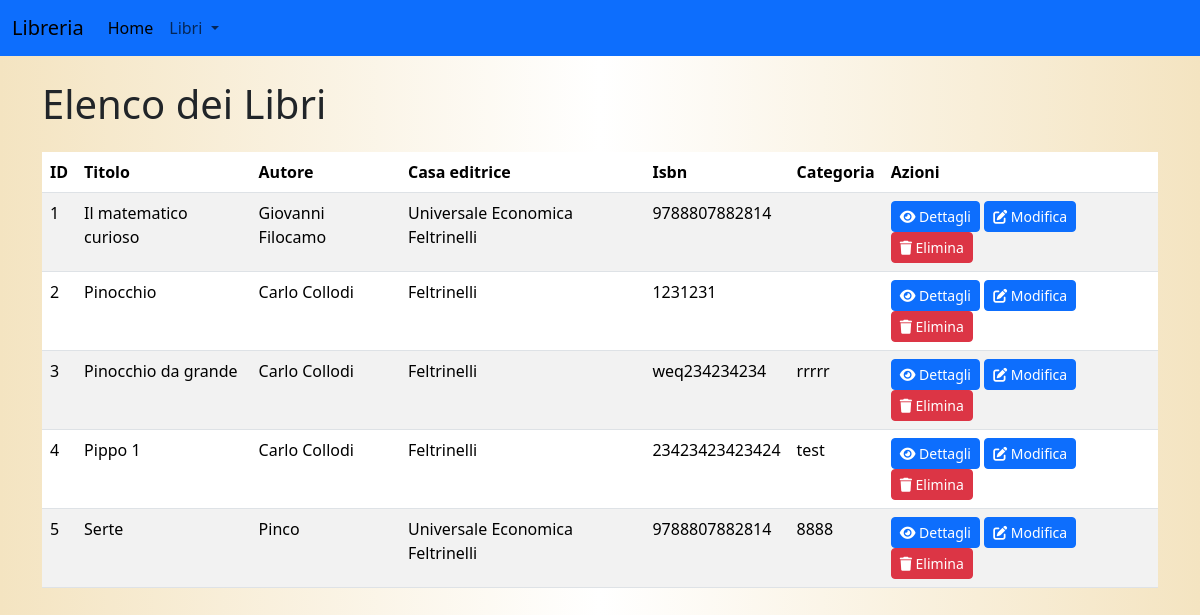
The page /api/libri on the database as committed earlier.
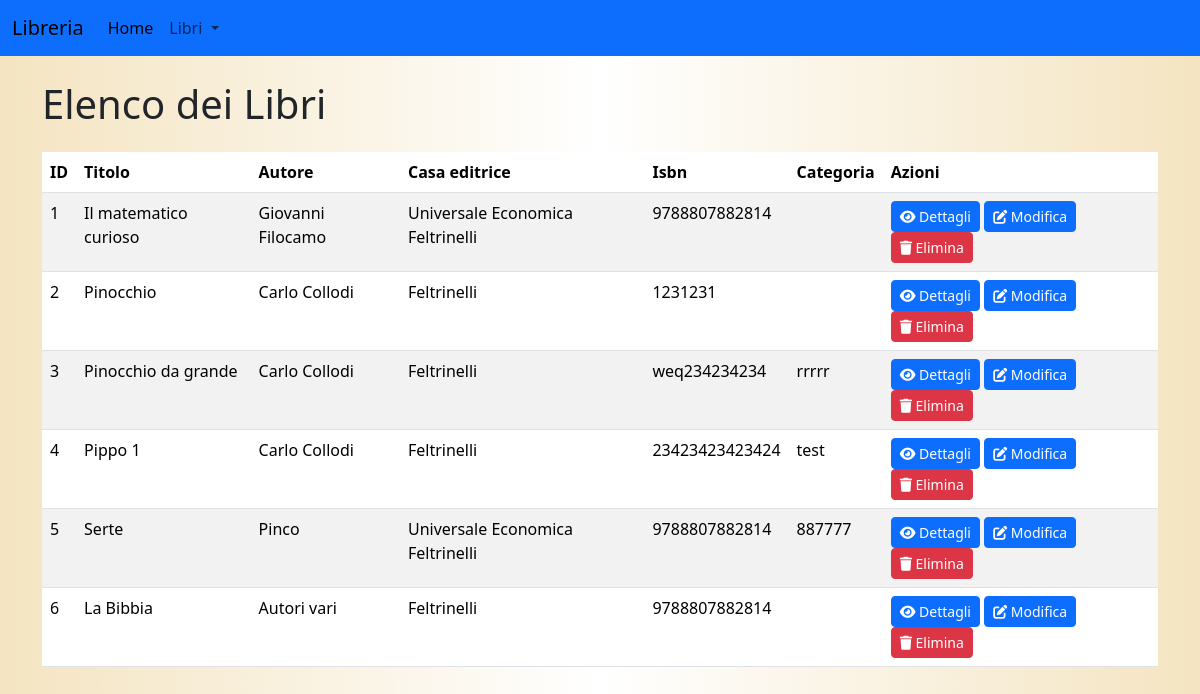
The same page on the database as committed later.
### models/libri.py (models this page shows, shortened)
class Libri(db.Model):
    __tablename__ = "libri"
    id = db.Column(db.Integer, primary_key=True)
    titolo = db.Column(db.String(100), nullable=False)
    autore = db.Column(db.String(50), )
    casa_editrice = db.Column(db.String(50))
    isbn = db.Column(db.String(13))
    categoria = db.Column(db.String(50))

### routes/libri.py (the view)
@libri_bp.route('/libri', methods=['GET'])
def get_libri():
    libri = get_all_libri()
    return render_template('elenco_libri.html',libri=libri)

### services/libri_service.py (called while the page is built)
def get_all_libri():
    return Libri.query.all()

### templates/elenco_libri.html
{% extends "form.html" %}
{% block content %}
<h1 class="mb-4">Elenco dei Libri</h1>
<table class="table table-striped">
    <thead>
        <tr>
            <th>ID</th>
            <th>Titolo</th>
            <th>Autore</th>
            <th>Casa editrice</th>
            <th>Isbn</th>
            <th>Categoria</th>
            <th>Azioni</th>
        </tr>
    </thead>
    <tbody>
        {% for libro in libri %}
        <tr>
            <td>{{ libro.id }}</td>
            <td>{{ libro.titolo }}</td>
            <td>{{ libro.autore }}</td>
            <td>{{ libro.casa_editrice }}</td>
            <td>{{ libro.isbn }}</td>
            <td>{{ libro.categoria }}</td>
            <td>
                <a href="/api/libro/{{ libro.id }}" class="btn btn-primary btn-sm"><i class="fa-solid fa-eye"></i>
                    Dettagli </a>
                <a href="/api/libro/{{ libro.id }}/edit" class="btn btn-primary btn-sm"><i
                        class="fa-solid fa-pen-to-square"></i> Modifica </a>
                <a href="#" class="btn btn-danger btn-sm" onclick="eliminaLibro({{ libro.id }})"><i
                        class="fa-solid fa-trash"></i> Elimina </a>
            </td>
        </tr>
        {% endfor %}
</table>
{% endblock %}

### templates/form.html (shortened to what this page needs)
<!DOCTYPE html>
<html lang="it">
<head>
    <link href="{{ url_for('static', filename='css/style.css') }}" rel="stylesheet">
    <link href="https://cdn.jsdelivr.net/npm/bootstrap@5.3.2/dist/css/bootstrap.min.css" rel="stylesheet">
    <link href="https://cdnjs.cloudflare.com/ajax/libs/font-awesome/6.5.1/css/all.min.css" rel="stylesheet">
</head>
<body>
    <nav class="navbar navbar-expand-lg">
        <div class="container-fluid">
            <a class="navbar-brand" href="#">Libreria</a>
            <div class="collapse navbar-collapse" id="navbarSupportedContent">
                <ul class="navbar-nav me-auto mb-2 mb-lg-0">
                    <li class="nav-item">
                        <a class="nav-link active" aria-current="page" href="/home">Home</a>
                    </li>
                    <li class="nav-item dropdown">
                        <a class="nav-link dropdown-toggle" href="#" role="button" data-bs-toggle="dropdown"
                            aria-expanded="false">
                            Libri
                        </a>
                    </li>
                </ul>
            </div>
        </div>
    </nav>
    <div class="container mt-4">
        {% block content %}{% endblock %}
    </div>
</body>
</html>

### static/css/style.css (style rules this page uses)
:root { --primary-color: #4CAF50; --hover-color: #45a049; --background-color: #fff; --btn-primary: #0d6efd; }
body { background: linear-gradient(to right, #f4e4c1, #fff, #f4e4c1); color: #333; font-family: 'Times New Roman', Times, serif; }
nav.navbar { background-color: var(--btn-primary); }

Rows that differ between the two databases and show on the page:
changed Libri "Serte": categoria "8888" → "887777"
added Libri: id "6", titolo "La Bibbia", autore "Autori vari", casa_editrice "Feltrinelli", isbn "9788807882814"
